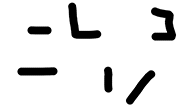
#> input picture WorkSpace/Environment.png, 192 x 108 px, found by its file name
$ python XOneArm.py
#> lines starting #> are read from the running program, lines starting #| are printed output that depends on the picture
import numpy as np
import matplotlib.pyplot as plt
import matplotlib.image as mpimg
import time
import math
import numba
from numba import jit

start_time = time.time()
# Declare space size
envx = 192
envy = 108
env = np.zeros((envx, envy))

# Declare neuraonal space size and generate corresponding coordinate space
x_size = 192
a1_size = 180

# Calculate step size and angle array
dx = 1. * envx / x_size
da1 = np.pi * 2 / a1_size


def NxToX(nx):
    return nx * dx


def XToNx(x):
    return (int)(x / dx)


def NaToA(na):
    return -np.pi / 2 + na * da1


def AToNa(a):
    return (int)((a + np.pi / 2) / da1)


# Define destination coordinates and initial coordinate
target = np.array([155, 60], dtype=int)
nx0 = 0
na10 = 9

# Define robot
robot = {}
robot['armlength'] = int(envy / 4)
robot['armwidth'] = int(envy / 40)
w = int(robot['armwidth'])
# Calculate the local coordinate space for robot arm
l = int(robot['armlength'])


@jit(nopython=True)
def Presence(x, a1):
    """ Calculate the presence of the robot at configuration config,
        return an matrix of the same size of environment"""
    # calculate second joint position
    pres = np.zeros((envx, envy), dtype=np.bool_)
    x1 = x
    y1 = int(envy/2)
    for x_ in range(l):
        for y_ in range(l):
            # check if in arm1
            x = int(x1 + x_ * (- 1 + 2 * int(np.abs(a1) <= np.pi/2)))
            y = int(y1 + y_ * (- 1 + 2 * int(a1 >= 0)))
            if x >= 0 and y >= 0 and x < envx:
                d = np.sqrt((x - x1) ** 2 + (y-y1) ** 2)
                if d < l:
                    A = np.tan(a1)
                    dl = np.abs(A * x - y + y1 - x1 * A) / \
                        np.sqrt(A ** 2 + 1)
                    if dl < w:
                        pres[x, y] = 1
                        continue
    return pres


# @jit(nopython=True, cache=True, parallel=True)
@jit(nopython=True)
def rPresence(nx_, na1_, presences_):
    # return np.roll(presences[na1_, :, :], nx_, axis=0)
    # return np.roll(presences_[na1, :, :], nx)
    result = np.zeros((envx, envy), dtype=np.bool_)
    for x in range(envx - nx_):
        for y in range(envy):
            result[x + nx_, y] = presences_[na1_, x, y]
    return result


# @jit(nopython=True, cache=True, parallel=True)
@jit(nopython=True)
def Feasable(nx, na1, presences_, env_):
    overlap = rPresence(nx, na1, presences_) * env_
    result = overlap.sum() <= 2
    # if not result: (draw space if overlap)
    #    drawSpace(overlap)
    return result


@jit(nopython=True)
def generateNeuronalSpace(presences):
    feasible_area = np.zeros((x_size * a1_size, 2), dtype=np.int16)
    feasible_count = 0
    space = np.zeros((x_size, a1_size))
    for nx in range(x_size):
        for na1 in range(a1_size):
            if not Feasable(nx, na1, presences, env):
                space[nx, na1] = -1
            else:
                feasible_area[feasible_count, 0] = nx
                feasible_area[feasible_count, 1] = na1
                feasible_count += 1
    return feasible_area, feasible_count, space


# [55 lines left out: functions findTargetArea, findPath, not called in this run]


def drawSpace(pres):
    img = np.ones((envy, envx, 3))
    for x in range(envx):
        for y in range(envy):
            if env[x, y] == 1:
                img[y, x, 0] = 0
                img[y, x, 1] = 0
                img[y, x, 2] = 0
            if pres[x, y] == 1:
                img[y, x, 0] = 1
                img[y, x, 1] = 0
                img[y, x, 2] = 0
    for x in range(5):
        for y in range(5):
            img[target[1] + x, target[0] + y, 2] = 0
    imgplot = plt.imshow(img)
    plt.show()

# Build test environment (with obstacles)


def readEnvironment():
    # read obstacles
    global env
    envp = mpimg.imread("./Environment.png")
#> envp is the input picture: shape (108, 192, 4) float32; mean R, G, B, A 0.909, 0.909, 0.909, 0.999
    for x in range(envx):
        for y in range(envy):
            if envp[y, x, 1] < 0.99:
                env[x, y] = 1
            else:
                env[x, y] = 0
    # read target


# [12 lines left out: function drawNeuronalSpace, not called in this run]


def storePresences():
    x = 0
    presences = np.zeros((a1_size, envx, envy))
    for na in range(a1_size):
        presences[na, :, :] = Presence(x, NaToA(na))
    return presences


# [17 lines left out: function animate, not called in this run]


readEnvironment()
presences = storePresences()
drawSpace(rPresence(20, 1, presences))
#> in drawSpace, `plt.show()`:
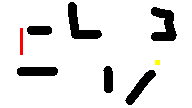
#> shown: shape (108, 192, 3) float64; mean R, G, B 0.894, 0.89, 0.889
preparation_time = time.time() - start_time
print("Preparation took " + str(preparation_time) + " s.")
#> (the run stopped early here; a loop or call above may not have finished)
